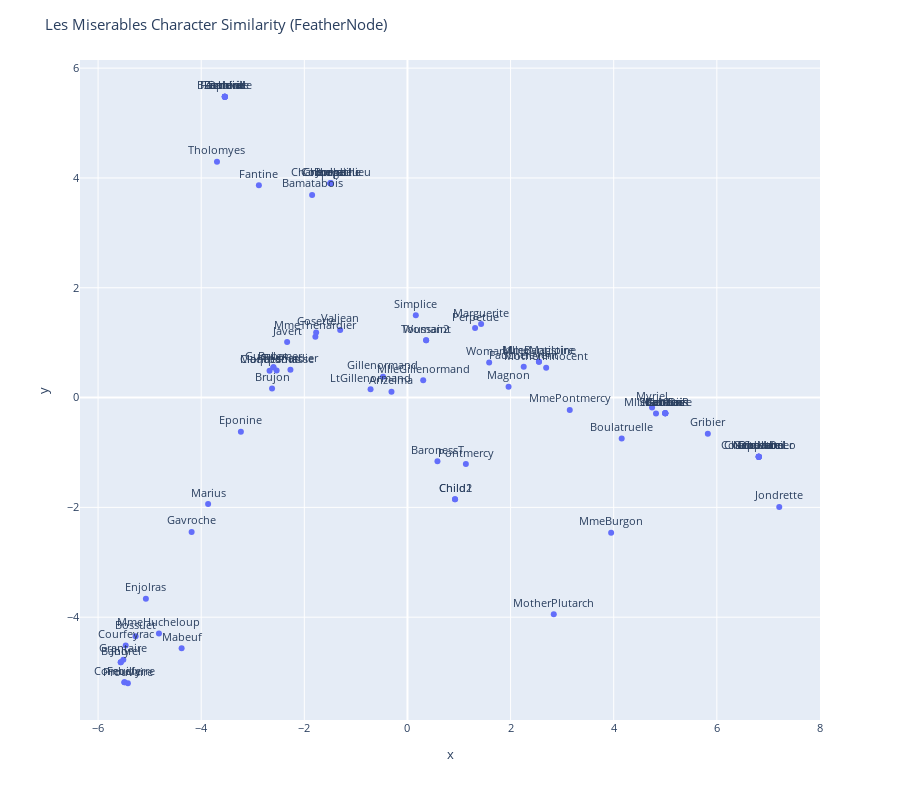

The cell this chart's notebook holds for it:
### Code cell
title = 'Les Miserables Character Similarity (FeatherNode)' 

draw_clustering(embeddings, nodes, title)

### Figure 1 — Plotly figure (JSON) as saved in the notebook; plotly's stock layout.template omitted (floating-point values rounded to 4 significant figures)
{"data": [{"hovertemplate": "x=%{x}<br>y=%{y}<br>index=%{text}<extra></extra>", "legendgroup": "", "marker": {"color": "#636efa", "symbol": "circle"}, "mode": "markers+text", "name": "", "orientation": "v", "showlegend": false, "text": ["Napoleon", "Myriel", "MlleBaptistine", "MmeMagloire", "CountessDeLo", "Geborand", "Champtercier", "Cravatte", "Count", "OldMan", "Valjean", "Labarre", "Marguerite", "MmeDeR", "Isabeau", "Gervais", "Fantine", "MmeThenardier", "Thenardier", "Cosette", "Javert", "Fauchelevent", "Bamatabois", "Simplice", "Scaufflaire", "Woman1", "Judge", "Champmathieu", "Brevet", "Chenildieu", "Cochepaille", "Woman2", "MotherInnocent", "Gavroche", "Gillenormand", "MlleGillenormand", "Marius", "Enjolras", "Bossuet", "Gueulemer", "Babet", "Claquesous", "Montparnasse", "Toussaint", "Listolier", "Tholomyes", "Fameuil", "Blacheville", "Favourite", "Dahlia", "Zephine", "Perpetue", "Eponine", "Anzelma", "Magnon", "Pontmercy", "Boulatruelle", "Brujon", "LtGillenormand", "Gribier", "MmePontmercy", "Mabeuf", "Courfeyrac", "MmeBurgon", "Jondrette", "Combeferre", "Prouvaire", "Feuilly", "Bahorel", "Joly", "Grantaire", "Child1", "Child2", "MmeHucheloup", "BaronessT", "MlleVaubois", "MotherPlutarch"], "textposition": "top center", "type": "scatter", "x": [6.813, 4.744, 2.549, 2.549, 6.813, 6.813, 6.813, 6.813, 6.813, 6.813, -1.305, 5.0, 1.428, 5.0, 5.0, 5.0, -2.882, -1.786, -2.269, -1.771, -2.334, 2.255, -1.849, 0.1619, 5.0, 1.584, -1.491, -1.491, -1.491, -1.491, -1.491, 0.362, 2.69, -4.186, -0.4748, 0.3052, -3.866, -5.073, -5.273, -2.6, -2.6, -2.674, -2.538, 0.362, -3.542, -3.694, -3.542, -3.542, -3.542, -3.542, -3.542, 1.312, -3.231, -0.3099, 1.961, 1.133, 4.155, -2.626, -0.7154, 5.826, 3.148, -4.38, -5.464, 3.95, 7.21, -5.489, -5.422, -5.489, -5.56, -5.56, -5.511, 0.9222, 0.9222, -4.82, 0.5818, 4.82, 2.837], "xaxis": "x", "y": [-1.076, -0.1802, 0.6501, 0.6501, -1.076, -1.076, -1.076, -1.076, -1.076, -1.076, 1.231, -0.285, 1.339, -0.285, -0.285, -0.285, 3.866, 1.11, 0.506, 1.186, 1.011, 0.5621, 3.691, 1.501, -0.285, 0.6394, 3.903, 3.903, 3.903, 3.903, 3.903, 1.042, 0.5447, -2.447, 0.3784, 0.3159, -1.939, -3.666, -4.348, 0.5531, 0.5531, 0.4878, 0.4946, 1.042, 5.479, 4.296, 5.479, 5.479, 5.479, 5.479, 5.479, 1.267, -0.6221, 0.1038, 0.1975, -1.21, -0.7464, 0.1671, 0.1502, -0.6589, -0.2253, -4.566, -4.517, -2.46, -1.992, -5.183, -5.203, -5.183, -4.819, -4.819, -4.776, -1.854, -1.854, -4.298, -1.161, -0.2907, -3.945], "yaxis": "y"}], "layout": {"font": {"size": 11}, "height": 800, "legend": {"tracegroupgap": 0}, "margin": {"t": 60}, "title": {"text": "Les Miserables Character Similarity (FeatherNode)"}, "xaxis": {"anchor": "y", "domain": [0, 1], "title": {"text": "x"}}, "yaxis": {"anchor": "x", "domain": [0, 1], "title": {"text": "y"}}}}
